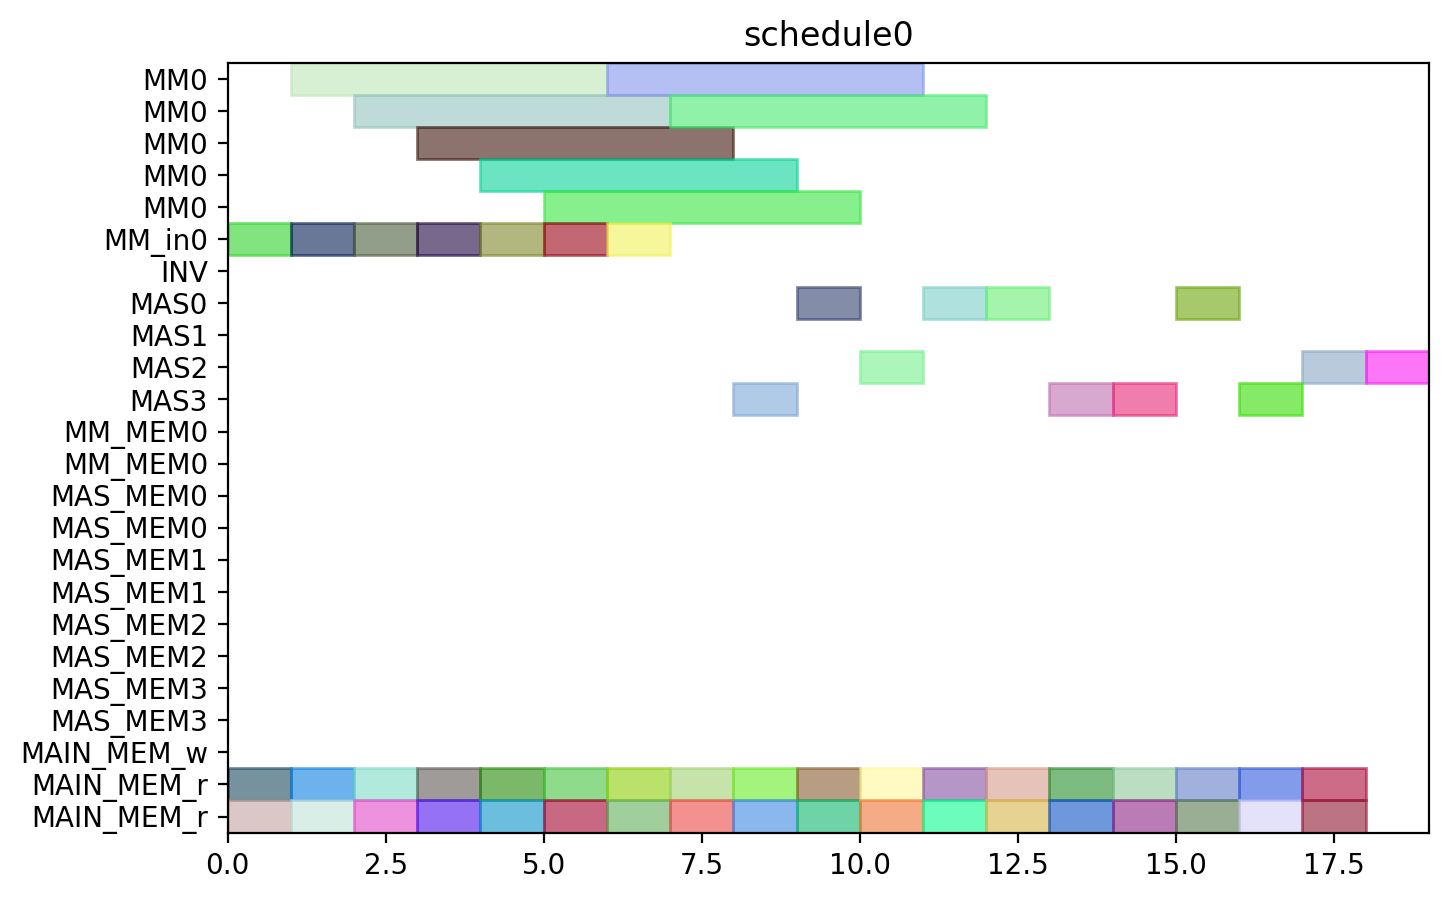

Here is the Python script that generated this plot:
from pyschedule import Scenario, solvers, plotters, alt


def solve():
	horizon = 90
	S = Scenario("schedule0", horizon=horizon)

	# resource
	MM = S.Resources('MM', num=1, size=5)
	MM_in = S.Resources('MM_in', num=1)
	INV = S.Resource('INV')
	MAS = S.Resources('MAS', num=4, size=1, periods=range(1, horizon))
	MM_MEM = S.Resources('MM_MEM', num=1, size=2)
	MAS_MEM = S.Resources('MAS_MEM', num=4, size=2)
	MAIN_MEM_w = S.Resource('MAIN_MEM_w', size=1)
	MAIN_MEM_r = S.Resource('MAIN_MEM_r', size=2)

	# result of previous scheduling

	# new tasks
	t0_t0 = S.Task('t0_t0', length=1, delay_cost=1)
	t0_t0 += alt(MAS)

	t0_t0_mem0 = S.Task('t0_t0_mem0', length=1, delay_cost=1)
	t0_t0_mem0 += MAIN_MEM_r
	S += t0_t0_mem0 <= t0_t0

	t0_t0_mem1 = S.Task('t0_t0_mem1', length=1, delay_cost=1)
	t0_t0_mem1 += MAIN_MEM_r
	S += t0_t0_mem1 <= t0_t0

	t0_t1 = S.Task('t0_t1', length=1, delay_cost=1)
	t0_t1 += alt(MAS)

	t0_t1_mem0 = S.Task('t0_t1_mem0', length=1, delay_cost=1)
	t0_t1_mem0 += MAIN_MEM_r
	S += t0_t1_mem0 <= t0_t1

	t0_t1_mem1 = S.Task('t0_t1_mem1', length=1, delay_cost=1)
	t0_t1_mem1 += MAIN_MEM_r
	S += t0_t1_mem1 <= t0_t1

	t0_t3_in = S.Task('t0_t3_in', length=1, delay_cost=1)
	t0_t3_in += alt(MM_in)
	t0_t3 = S.Task('t0_t3', length=5, delay_cost=1)
	t0_t3 += alt(MM)
	S += t0_t3>=t0_t3_in

	t0_t3_mem0 = S.Task('t0_t3_mem0', length=1, delay_cost=1)
	t0_t3_mem0 += MAIN_MEM_r
	S += t0_t3_mem0 <= t0_t3

	t0_t3_mem1 = S.Task('t0_t3_mem1', length=1, delay_cost=1)
	t0_t3_mem1 += MAIN_MEM_r
	S += t0_t3_mem1 <= t0_t3

	t1_t0 = S.Task('t1_t0', length=1, delay_cost=1)
	t1_t0 += alt(MAS)

	t1_t0_mem0 = S.Task('t1_t0_mem0', length=1, delay_cost=1)
	t1_t0_mem0 += MAIN_MEM_r
	S += t1_t0_mem0 <= t1_t0

	t1_t0_mem1 = S.Task('t1_t0_mem1', length=1, delay_cost=1)
	t1_t0_mem1 += MAIN_MEM_r
	S += t1_t0_mem1 <= t1_t0

	t1_t1 = S.Task('t1_t1', length=1, delay_cost=1)
	t1_t1 += alt(MAS)

	t1_t1_mem0 = S.Task('t1_t1_mem0', length=1, delay_cost=1)
	t1_t1_mem0 += MAIN_MEM_r
	S += t1_t1_mem0 <= t1_t1

	t1_t1_mem1 = S.Task('t1_t1_mem1', length=1, delay_cost=1)
	t1_t1_mem1 += MAIN_MEM_r
	S += t1_t1_mem1 <= t1_t1

	t1_t3_in = S.Task('t1_t3_in', length=1, delay_cost=1)
	t1_t3_in += alt(MM_in)
	t1_t3 = S.Task('t1_t3', length=5, delay_cost=1)
	t1_t3 += alt(MM)
	S += t1_t3>=t1_t3_in

	t1_t3_mem0 = S.Task('t1_t3_mem0', length=1, delay_cost=1)
	t1_t3_mem0 += MAIN_MEM_r
	S += t1_t3_mem0 <= t1_t3

	t1_t3_mem1 = S.Task('t1_t3_mem1', length=1, delay_cost=1)
	t1_t3_mem1 += MAIN_MEM_r
	S += t1_t3_mem1 <= t1_t3

	t2_t2 = S.Task('t2_t2', length=1, delay_cost=1)
	t2_t2 += alt(MAS)

	t2_t2_mem0 = S.Task('t2_t2_mem0', length=1, delay_cost=1)
	t2_t2_mem0 += MAIN_MEM_r
	S += t2_t2_mem0 <= t2_t2

	t2_t2_mem1 = S.Task('t2_t2_mem1', length=1, delay_cost=1)
	t2_t2_mem1 += MAIN_MEM_r
	S += t2_t2_mem1 <= t2_t2

	t5_t0_in = S.Task('t5_t0_in', length=1, delay_cost=1)
	t5_t0_in += alt(MM_in)
	t5_t0 = S.Task('t5_t0', length=5, delay_cost=1)
	t5_t0 += alt(MM)
	S += t5_t0>=t5_t0_in

	t5_t0_mem0 = S.Task('t5_t0_mem0', length=1, delay_cost=1)
	t5_t0_mem0 += MAIN_MEM_r
	S += t5_t0_mem0 <= t5_t0

	t5_t0_mem1 = S.Task('t5_t0_mem1', length=1, delay_cost=1)
	t5_t0_mem1 += MAIN_MEM_r
	S += t5_t0_mem1 <= t5_t0

	t5_t1_in = S.Task('t5_t1_in', length=1, delay_cost=1)
	t5_t1_in += alt(MM_in)
	t5_t1 = S.Task('t5_t1', length=5, delay_cost=1)
	t5_t1 += alt(MM)
	S += t5_t1>=t5_t1_in

	t5_t1_mem0 = S.Task('t5_t1_mem0', length=1, delay_cost=1)
	t5_t1_mem0 += MAIN_MEM_r
	S += t5_t1_mem0 <= t5_t1

	t5_t1_mem1 = S.Task('t5_t1_mem1', length=1, delay_cost=1)
	t5_t1_mem1 += MAIN_MEM_r
	S += t5_t1_mem1 <= t5_t1

	t5_t2 = S.Task('t5_t2', length=1, delay_cost=1)
	t5_t2 += alt(MAS)

	t5_t2_mem0 = S.Task('t5_t2_mem0', length=1, delay_cost=1)
	t5_t2_mem0 += MAIN_MEM_r
	S += t5_t2_mem0 <= t5_t2

	t5_t2_mem1 = S.Task('t5_t2_mem1', length=1, delay_cost=1)
	t5_t2_mem1 += MAIN_MEM_r
	S += t5_t2_mem1 <= t5_t2

	t5_t3 = S.Task('t5_t3', length=1, delay_cost=1)
	t5_t3 += alt(MAS)

	t5_t3_mem0 = S.Task('t5_t3_mem0', length=1, delay_cost=1)
	t5_t3_mem0 += MAIN_MEM_r
	S += t5_t3_mem0 <= t5_t3

	t5_t3_mem1 = S.Task('t5_t3_mem1', length=1, delay_cost=1)
	t5_t3_mem1 += MAIN_MEM_r
	S += t5_t3_mem1 <= t5_t3

	t7_t0 = S.Task('t7_t0', length=1, delay_cost=1)
	t7_t0 += alt(MAS)

	t7_t0_mem0 = S.Task('t7_t0_mem0', length=1, delay_cost=1)
	t7_t0_mem0 += MAIN_MEM_r
	S += t7_t0_mem0 <= t7_t0

	t7_t0_mem1 = S.Task('t7_t0_mem1', length=1, delay_cost=1)
	t7_t0_mem1 += MAIN_MEM_r
	S += t7_t0_mem1 <= t7_t0

	t7_t1 = S.Task('t7_t1', length=1, delay_cost=1)
	t7_t1 += alt(MAS)

	t7_t1_mem0 = S.Task('t7_t1_mem0', length=1, delay_cost=1)
	t7_t1_mem0 += MAIN_MEM_r
	S += t7_t1_mem0 <= t7_t1

	t7_t1_mem1 = S.Task('t7_t1_mem1', length=1, delay_cost=1)
	t7_t1_mem1 += MAIN_MEM_r
	S += t7_t1_mem1 <= t7_t1

	t7_t3_in = S.Task('t7_t3_in', length=1, delay_cost=1)
	t7_t3_in += alt(MM_in)
	t7_t3 = S.Task('t7_t3', length=5, delay_cost=1)
	t7_t3 += alt(MM)
	S += t7_t3>=t7_t3_in

	t7_t3_mem0 = S.Task('t7_t3_mem0', length=1, delay_cost=1)
	t7_t3_mem0 += MAIN_MEM_r
	S += t7_t3_mem0 <= t7_t3

	t7_t3_mem1 = S.Task('t7_t3_mem1', length=1, delay_cost=1)
	t7_t3_mem1 += MAIN_MEM_r
	S += t7_t3_mem1 <= t7_t3

	t10_t0_in = S.Task('t10_t0_in', length=1, delay_cost=1)
	t10_t0_in += alt(MM_in)
	t10_t0 = S.Task('t10_t0', length=5, delay_cost=1)
	t10_t0 += alt(MM)
	S += t10_t0>=t10_t0_in

	t10_t0_mem0 = S.Task('t10_t0_mem0', length=1, delay_cost=1)
	t10_t0_mem0 += MAIN_MEM_r
	S += t10_t0_mem0 <= t10_t0

	t10_t0_mem1 = S.Task('t10_t0_mem1', length=1, delay_cost=1)
	t10_t0_mem1 += MAIN_MEM_r
	S += t10_t0_mem1 <= t10_t0

	t10_t1_in = S.Task('t10_t1_in', length=1, delay_cost=1)
	t10_t1_in += alt(MM_in)
	t10_t1 = S.Task('t10_t1', length=5, delay_cost=1)
	t10_t1 += alt(MM)
	S += t10_t1>=t10_t1_in

	t10_t1_mem0 = S.Task('t10_t1_mem0', length=1, delay_cost=1)
	t10_t1_mem0 += MAIN_MEM_r
	S += t10_t1_mem0 <= t10_t1

	t10_t1_mem1 = S.Task('t10_t1_mem1', length=1, delay_cost=1)
	t10_t1_mem1 += MAIN_MEM_r
	S += t10_t1_mem1 <= t10_t1

	t10_t2 = S.Task('t10_t2', length=1, delay_cost=1)
	t10_t2 += alt(MAS)

	t10_t2_mem0 = S.Task('t10_t2_mem0', length=1, delay_cost=1)
	t10_t2_mem0 += MAIN_MEM_r
	S += t10_t2_mem0 <= t10_t2

	t10_t2_mem1 = S.Task('t10_t2_mem1', length=1, delay_cost=1)
	t10_t2_mem1 += MAIN_MEM_r
	S += t10_t2_mem1 <= t10_t2

	t10_t3 = S.Task('t10_t3', length=1, delay_cost=1)
	t10_t3 += alt(MAS)

	t10_t3_mem0 = S.Task('t10_t3_mem0', length=1, delay_cost=1)
	t10_t3_mem0 += MAIN_MEM_r
	S += t10_t3_mem0 <= t10_t3

	t10_t3_mem1 = S.Task('t10_t3_mem1', length=1, delay_cost=1)
	t10_t3_mem1 += MAIN_MEM_r
	S += t10_t3_mem1 <= t10_t3

	solvers.mip.solve(S,msg=1,kind='CPLEX',ratio_gap=1.01)

	solution = [['hoge']*len(S.solution()[1]) for i in range(len(S.solution()))]
	for i in range(len(S.solution())):
		for j in range(len(S.solution()[i])):
			solution[i][j]=str(S.solution()[i][j])
	print(solution)

	cycles = int(solution[-1][3])

	pic_file_name = "/home/mfukuda/ABE/python/multiRAM_multiMAS/scheduling_result/stage5MM1_stage1MAS4/PDBL/schedule0.png"
	if(S.solution() != []):
		plotters.matplotlib.plot(S,img_filename=pic_file_name, show_task_labels=False, fig_size=(cycles*0.25+3, 5))

	return solution
